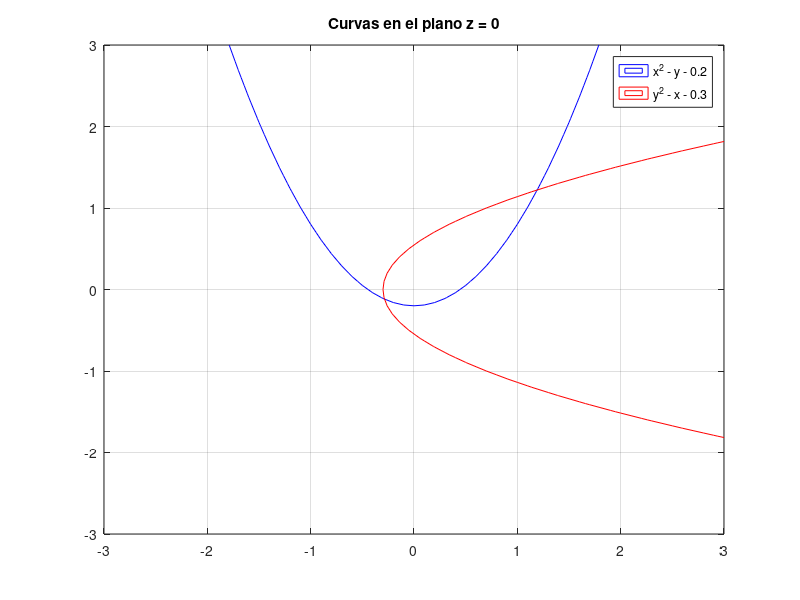

MATLAB code for this plot: (Note: this script raises an error after producing the figure.)
% Ejercicio 2
clear, clc
% Author: Juan Bautista Gonzalez
% Legajo: G-5506/9
% Carrera: Electronica

% a) Grafique las curvas, en un mismo grafico, en el plano z = 0
g1 = @(x,y) x.^2 - y - 0.2;
g2 = @(x,y) y.^2 - x - 0.3;

xx1 = -3:0.1:3;
yy1 = -3:0.1:3;
[X1,Y1] = meshgrid(xx1,yy1);
Z11 = g1(X1,Y1);
Z22 = g2(X1,Y1);
contour(X1,Y1,Z11,[0,0],'b'), hold on,
contour(X1,Y1,Z22,[0,0],'r'), hold on, grid on,
legend('x^2 - y - 0.2', 'y^2 - x - 0.3')
title('Curvas en el plano z = 0')

% b) Utilice el metodo de Punto Fijo, comenzando en el punto inicial (p0,
% q0) = (1.2; 1.2), para aproximar una raiz
% defino las generatrices en el archivo G.m 
% Defino el punto inicial, la tolerancia y la cantidad de iteraciones
% maximas a realizar por el script de punto fijo
p0q0_b = [1.2  1.2];
tol = 1e-5;
itmax = 50;
% Ejecuto el script pasandole como parametros el nombre del archivo donde
% defini las generatrices, el punto inicial, tolerancia que quiero que
% tenga y la cantidad de iteraciones maximas. El mismo script me devuelve
% dos variables, la aproximación de la solucion y la cantidad de
% iteraciones que hizo

[Pk_b, iter_b] = PuntoFijo('G', p0q0_b, tol, itmax);
% No converge a una solución

% c) Repita lo mismo anterior pero comenzando en (p0, q0) = (-0.2; -0.2)

% Le paso mismas generatrices,  tolerancia e iteraciones maximas cambio el
% punto inicial
p0q0_c = [-0.2 -0.2];

[Pk_c, iter_c] = PuntoFijo('G', p0q0_c, tol, itmax);
% Con el punto fijo dado converge a una solución en una cant de iteraciones
% finitas

% d)
% Las generatrices son:
% g1 = y.^2 - 0.3;
% g2 = x.^2 - 0.2;
% Las derivadas con respecto a x
% g1x = 0
% g2x = 2*x
% Las derivadas con respecto a y
% g1y = 2*y 
% g2y = 0
% Por teorema de convergencia para punto fijo, la region de convergencia
% esta dada por 
% |(g1x)| + |(g1y)| = |0| + |2*x| < 1 => |x| < 1/2 y 
% |(g2x)| + |(g2y)| = |2*y| + |0| < 1 => |y| < 1/2 

% Para el punto elegido en el inciso b no se puede garantizar la
% convergencia ya que el punto no se encuentra deltro dentro de la region
% antes mencionada por lo que seria esperable que el metodo no concluya 
% (diverga) con una solución para dicho punto.
% Por el contrario, en el punto elegido en el inciso c, si seria esperable
% que el metodo concluya/converga a una solución.
